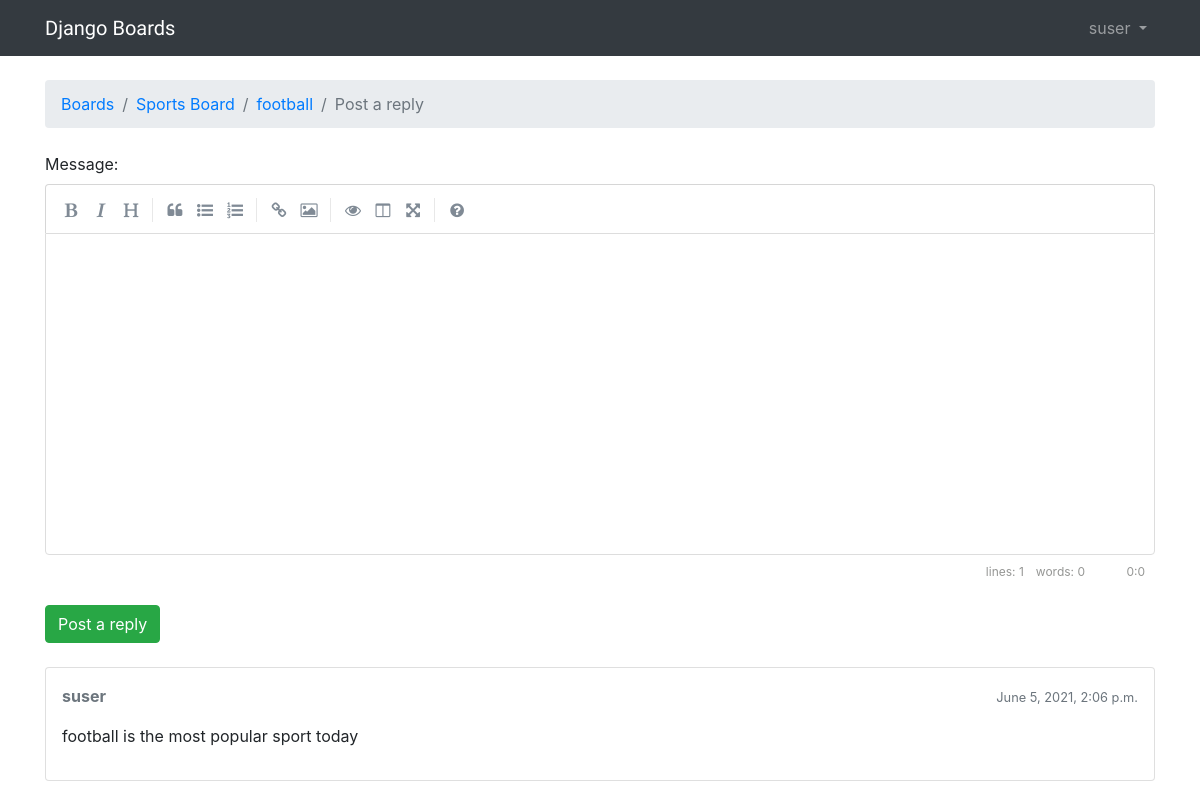
The app's page /boards/1/topics/5/reply/ (signed in), older data.
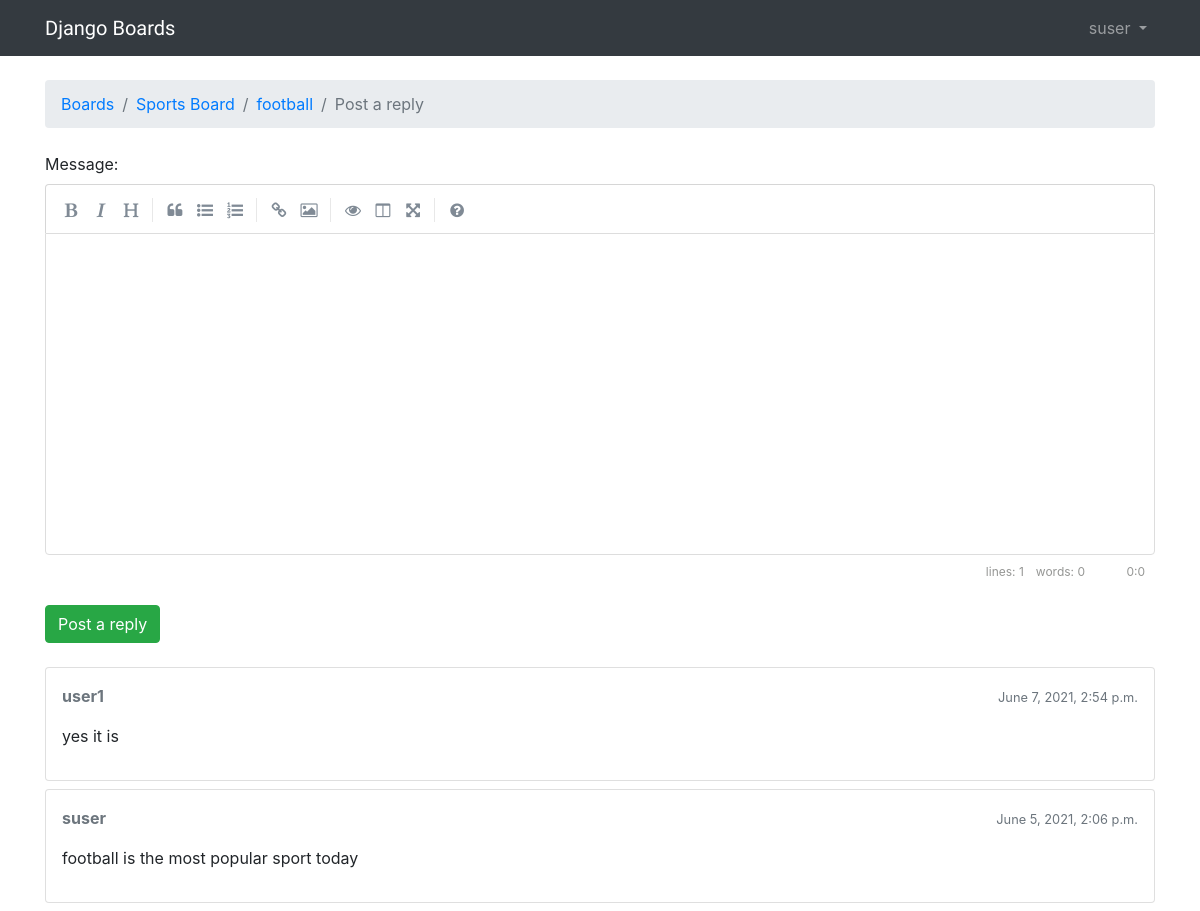
The same page, newer data.
### boards/models.py (models this page shows, shortened)
class Post(models.Model):
    message = models.TextField(max_length=4000)
    created_at = models.DateTimeField(auto_now_add=True)
    updated_at = models.DateTimeField(null=True)
    topic = models.ForeignKey(Topic, related_name='posts', on_delete=models.CASCADE)
    created_by = models.ForeignKey(User, related_name='posts', on_delete=models.CASCADE)
    updated_by = models.ForeignKey(User, null=True , related_name='+', on_delete=models.CASCADE)
    def get_message_as_markdown(self):
        return mark_safe(markdown(self.message, safe_mode='escape'))

### boards/views.py (the view)
# urls.py: path('boards/<int:pk>/topics/<int:topic_pk>/reply/', views.reply_topic, name='reply_topic'),
@login_required
def reply_topic(request, pk, topic_pk):
    topic = get_object_or_404(Topic, board__pk=pk, pk=topic_pk)
    if request.method == 'POST':
        form = PostForm(request.POST)
        if form.is_valid():
            post = form.save(commit=False)
            post.topic = topic
            post.created_by = request.user
            post.save()
            topic.last_update = timezone.now()
            topic.save()
            topic_url = reverse('topic_posts', kwargs={'pk': pk, 'topic_pk': topic_pk})
            topic_post_url = '{url}?page={page}#{id}'.format(
                url=topic_url,
                id=post.pk,
                page=topic.get_page_count()
            )
            return redirect(topic_post_url)
    else:
        form = PostForm()
    return render(request, 'reply_topic.html', {'topic': topic, 'form': form})

### boards/models.py (called while the page is built)
    def get_last_ten_posts(self):
        return self.posts.order_by('-created_at')[:10]

### boards/templatetags/form_tags.py (called while the page is built)
@register.filter
def input_class(bound_field):
    css_class = ''
    if bound_field.form.is_bound:
        if bound_field.errors:
            css_class = 'is-invalid'
        elif field_type(bound_field) != 'PasswordInput':
            css_class = 'is-valid'
    return 'form-control {}'.format(css_class)

### templates/reply_topic.html (shortened to what this page needs)
{% extends 'base.html' %}
{% load static %}
{% block stylesheet %}
  <link rel="stylesheet" href="{% static 'css/simplemde.min.css' %}" >
{% endblock %}
{% block breadcrumb %}
  <li class="breadcrumb-item"><a href="{% url 'home' %}">Boards</a></li>
  <li class="breadcrumb-item"><a href="{% url 'board_topics' topic.board.pk %}">{{ topic.board.name }}</a></li>
  <li class="breadcrumb-item"><a href="{% url 'topic_posts' topic.board.pk topic.pk %}">{{ topic.subject }}</a></li>
  <li class="breadcrumb-item active">Post a reply</li>
{% endblock %}
{% block content %}
  <form method="post" class="mb-4">
    {% include 'includes/form.html' %}
    <button type="submit" class="btn btn-success">Post a reply</button>
  </form>
  {% for post in topic.get_last_ten_posts %}
    <div class="card mb-2">
      <div class="card-body p-3">
        <div class="row mb-3">
          <div class="col-6">
            <strong class="text-muted">{{ post.created_by.username }}</strong>
          </div>
          <div class="col-6 text-right">
            <small class="text-muted">{{ post.created_at }}</small>
          </div>
        </div>
        {{ post.get_message_as_markdown  }}
      </div>
    </div>
  {% endfor %}
{% endblock %}

Row changes from the older to the newer data that the page shows:
added Post: created_by.username "user1", created_at "June 7, 2021, 2:54 p.m.", get_message_as_markdown "yes it is"
